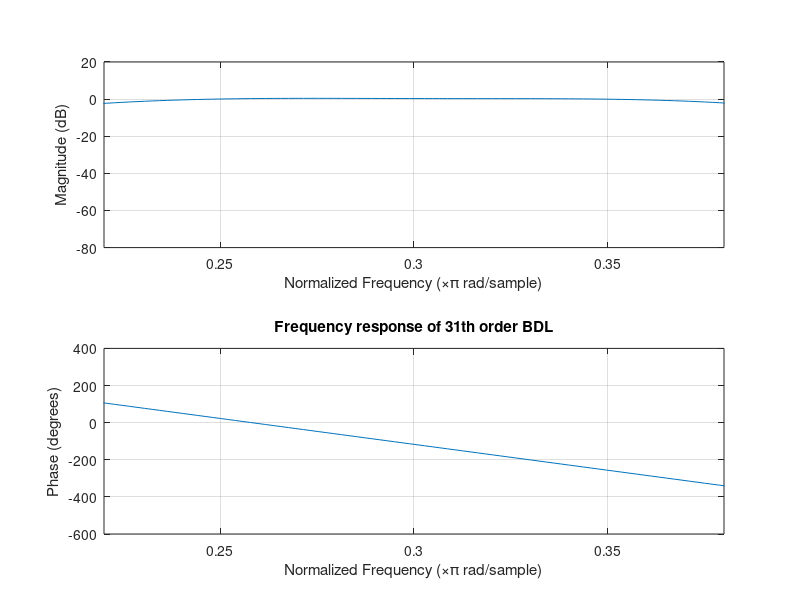

Write MATLAB code to recreate this figure.
%variabelen
n = 31;
fs = 5000;
ff = [0 400/(fs/2) 600/(fs/2) 900/(fs/2) 1100/(fs/2) 1];
aa = [0 0.0 1.0 1.0 0.0 0];

%berekenen van de filtercoefficienten
z = firpm(n, ff, aa);

%plot van amplitude- en faseresponsie in het discrete frequentie domein
figure(1)
freqz(z,1)
title('Frequency response of 31th order BDL');

%plot van 550 tot 950 Hz
ax = findall(gcf, 'Type', 'axes');
set(ax, 'Xlim', [550/(fs/2) 950/(fs/2)]);